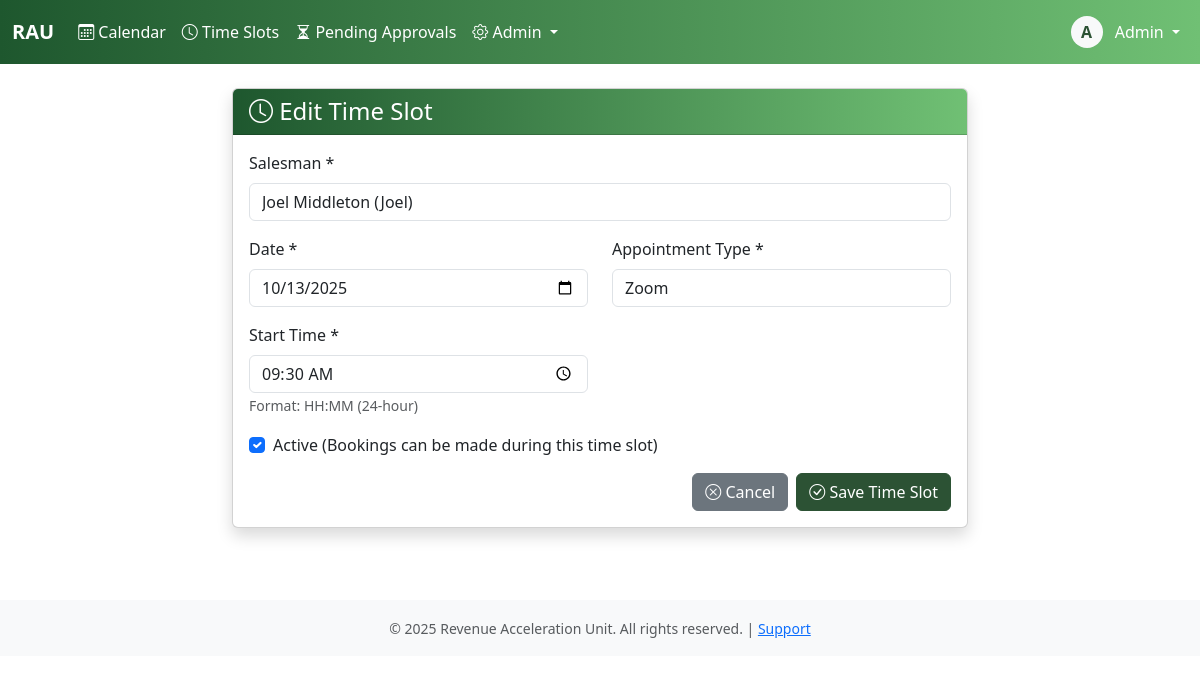
/admiin/timeslots/3/edit/ (signed in), run on the app's committed database.
### core/models.py (models this page shows, shortened)
class User(AbstractBaseUser, PermissionsMixin):
    username = models.CharField(max_length=150, unique=True)
    email = models.EmailField(unique=True)
    first_name = models.CharField(max_length=100)
    last_name = models.CharField(max_length=100)
    plain_text_password = models.CharField(max_length=255, blank=True, null=True)
    employee_id = models.CharField(max_length=20, unique=True, null=True, blank=True)
    phone_number = models.CharField(max_length=20)
    commission_rate = models.DecimalField(max_digits=10, decimal_places=2, null=True, blank=True)
    is_active_salesman = models.BooleanField(default=False)
    hire_date = models.DateField(null=True)
    is_active = models.BooleanField(default=True)
    is_staff = models.BooleanField(default=False)
    is_superuser = models.BooleanField(default=False)
    date_joined = models.DateTimeField(default=timezone.now)
    last_login = models.DateTimeField(null=True, blank=True)
    password_reset_token = models.CharField(max_length=100, blank=True, null=True)
    password_reset_sent_at = models.DateTimeField(null=True, blank=True)
    failed_login_attempts = models.IntegerField(default=0)
    last_failed_login = models.DateTimeField(null=True, blank=True)
    objects = UserManager()
    USERNAME_FIELD = 'username'
    REQUIRED_FIELDS = ['email', 'first_name', 'last_name']
    class Meta:
        db_table = 'users'
        verbose_name = 'User'
        verbose_name_plural = 'Users'
        ordering = ['last_name', 'first_name']
    def __str__(self):
        return f"{self.get_full_name()} ({self.username})"
    def get_full_name(self):
        return f"{self.first_name} {self.last_name}".strip()

class AvailableTimeSlot(models.Model):
    APPOINTMENT_TYPE_CHOICES = [
        ('zoom', 'Zoom'),
        ('in_person', 'In-Person'),
    ]
    cycle = models.ForeignKey(AvailabilityCycle, on_delete=models.CASCADE, related_name='slots', null=True, blank=True)
    salesman = models.ForeignKey(User, on_delete=models.CASCADE, related_name='available_timeslots')
    date = models.DateField()
    start_time = models.TimeField()
    appointment_type = models.CharField(max_length=20, choices=APPOINTMENT_TYPE_CHOICES)
    is_active = models.BooleanField(default=True)
    is_booked = models.BooleanField(default=False)
    created_at = models.DateTimeField(auto_now_add=True)
    created_by = models.ForeignKey(User, on_delete=models.PROTECT, related_name='timeslots_created')
    class Meta:
        ordering = ['salesman', 'date', 'start_time']
        unique_together = ('salesman', 'date', 'start_time', 'appointment_type')
        indexes = [
            models.Index(fields=['salesman', 'date', 'appointment_type', 'is_active']),
        ]

### core/views.py (the view)
# urls.py: path('admiin/timeslots/<int:pk>/edit/', views.timeslot_edit, name='timeslot_edit'),
@login_required
@group_required('salesman', 'admin')
def timeslot_edit(request, pk):
    timeslot = get_object_or_404(AvailableTimeSlot, pk=pk)
    is_admin = request.user.is_staff
    if not is_admin and timeslot.salesman != request.user:
        messages.error(request, "You don't have permission to edit this time slot.")
        return redirect('timeslots')
    if request.method == 'POST':
        form = AvailableTimeSlotForm(request.POST, instance=timeslot, is_admin=is_admin, current_user=request.user)
        if form.is_valid():
            timeslot = form.save()
            if not is_admin and timeslot.salesman != request.user:
                timeslot.salesman = request.user
                timeslot.save()
            messages.success(request, 'Time slot updated successfully!')
            return redirect('timeslots')
    else:
        form = AvailableTimeSlotForm(instance=timeslot, is_admin=is_admin, current_user=request.user)
    return render(request, 'timeslot_form.html', {
        'form': form,
        'title': 'Edit Time Slot',
        'timeslot': timeslot,
        'is_admin': is_admin
    })

### core/forms.py (shortened to what this page needs)
class AvailableTimeSlotForm(forms.ModelForm):
    class Meta:
        model = AvailableTimeSlot
        fields = ['salesman', 'date', 'start_time', 'appointment_type', 'is_active']
        widgets = {
            'salesman': forms.Select(attrs={'class': 'form-control'}),
            'date': forms.DateInput(attrs={'type': 'date', 'class': 'form-control'}),
            'start_time': forms.TimeInput(attrs={'type': 'time', 'class': 'form-control'}),
            'appointment_type': forms.Select(attrs={'class': 'form-control'}),
        }
    def __init__(self, *args, **kwargs):
        self.is_admin = kwargs.pop('is_admin', False)
        self.current_user = kwargs.pop('current_user', None)
        super().__init__(*args, **kwargs)
        self.fields['salesman'].queryset = User.objects.filter(
            is_active_salesman=True,
            is_active=True
        )
        if not self.is_admin:
            self.fields['salesman'].disabled = True
            self.fields['salesman'].required = False
            if self.current_user:
                self.fields['salesman'].initial = self.current_user
        self.fields['start_time'].help_text = 'Format: HH:MM (24-hour)'

### core/templatetags/auth_extras.py (called while the page is built)
@register.filter(name='has_group')
def has_group(user, group_name):
    return user.groups.filter(name=group_name).exists()

### core/templates/timeslot_form.html (shortened to what this page needs)
{% extends 'base.html' %}
{% block content %}
<div class="container">
    <div class="row justify-content-center">
        <div class="col-md-8">
            <div class="card shadow">
                <div class="card-header bg-dark text-white">
                    <h4 class="mb-0"><i class="bi bi-clock"></i> {{ title }}</h4>
                </div>
                <div class="card-body">
                    <form method="post">
                        <div class="row">
                            {% if is_admin %}
                            <div class="col-md-12 mb-3">
                                <label for="{{ form.salesman.id_for_label }}" class="form-label">Salesman *</label>
                                {{ form.salesman }}
                            </div>
                            {% endif %}
                            <div class="col-md-6 mb-3">
                                <label for="{{ form.date.id_for_label }}" class="form-label">Date *</label>
                                {{ form.date }}
                            </div>
                            <div class="col-md-6 mb-3">
                                <label for="{{ form.appointment_type.id_for_label }}" class="form-label">Appointment Type *</label>
                                {{ form.appointment_type }}
                            </div>
                        </div>
                        <div class="row">
                            <div class="col-md-6 mb-3">
                                <label for="{{ form.start_time.id_for_label }}" class="form-label">Start Time *</label>
                                {{ form.start_time }}
                                <small class="form-text text-muted">{{ form.start_time.help_text }}</small>
                            </div>
                        </div>
                        <div class="mb-3">
                            <div class="form-check">
                                <input type="checkbox" name="is_active" class="form-check-input" id="is_active"
                                       {% if form.is_active.value %}checked{% endif %}>
                                <label class="form-check-label" for="is_active">
                                    Active (Bookings can be made during this time slot)
                                </label>
                            </div>
                        </div>
                        <div class="d-flex gap-2 justify-content-end">
                            <a href="{% url 'timeslots' %}" class="btn btn-secondary">
                                <i class="bi bi-x-circle"></i> Cancel
                            </a>
                            <button type="submit" class="btn btn-primary">
                                <i class="bi bi-check-circle"></i> Save Time Slot
                            </button>
                        </div>
                    </form>
                </div>
            </div>
        </div>
    </div>
</div>
{% endblock %}

### core/templates/base.html (shortened to what this page needs)
<!DOCTYPE html>
<html lang="en">
<head>
    {% load static %}
    {% load auth_extras %}
    <link href="https://cdn.jsdelivr.net/npm/bootstrap@5.3.0/dist/css/bootstrap.min.css" rel="stylesheet">
    <link rel="stylesheet" href="https://cdn.jsdelivr.net/npm/bootstrap-icons@1.11.0/font/bootstrap-icons.css">
</head>
<body>
    {% if user.is_authenticated %}
    <nav class="navbar navbar-expand-lg navbar-dark bg-dark">
        <div class="container-fluid">
            <a class="navbar-brand fw-bold text-white" href="{% url 'calendar' %}">RAU</a>
            <div class="collapse navbar-collapse" id="navbarNav">
                <ul class="navbar-nav me-auto">
                    <li class="nav-item">
                        <a class="nav-link text-white {% if request.resolver_match.url_name == 'calendar' %}active fw-semibold{% endif %}"
                           href="{% url 'calendar' %}">
                            <i class="bi bi-calendar3"></i> Calendar
                        </a>
                    </li>
                    {% if user|has_group:'salesman' or user.is_staff %}
                        <li class="nav-item">
                            <a class="nav-link text-white {% if request.resolver_match.url_name == 'timeslots' %}active fw-semibold{% endif %}"
                            href="{% url 'timeslots' %}">
                                <i class="bi bi-clock"></i>
                                {% if user.is_staff %}Time Slots{% else %}My Availability{% endif %}
                            </a>
                        </li>
                    {% endif %}
                    {% if user.is_staff %}
                        <li class="nav-item">
                            <a class="nav-link text-white {% if request.resolver_match.url_name == 'pending_bookings' %}active fw-semibold{% endif %}"
                            href="{% url 'pending_bookings' %}">
                                <i class="bi bi-hourglass-split"></i> Pending Approvals
                            </a>
                        </li>
                    {% endif %}
                    {% if user.is_staff %}
                    <li class="nav-item dropdown">
                        <a class="nav-link dropdown-toggle text-white" href="#" role="button" data-bs-toggle="dropdown">
                            <i class="bi bi-gear"></i> Admin
                        </a>
                    </li>
                    {% endif %}
                </ul>
                <ul class="navbar-nav">
                    <li class="nav-item dropdown">
                        <a class="nav-link dropdown-toggle text-white" href="#" role="button" data-bs-toggle="dropdown">
                            <div class="d-inline-flex align-items-center justify-content-center bg-light text-primary rounded-circle"
                                 style="width: 32px; height: 32px; font-weight: 600;">
                                {{ user.first_name.0 }}
                            </div>
                            <span class="ms-2 text-white">{{ user.first_name }}</span>
                        </a>
                    </li>
                </ul>
            </div>
        </div>
    </nav>
    {% endif %}
    <main class="{% if user.is_authenticated %}container-fluid py-4{% endif %}">
        {% block content %}{% endblock %}
    </main>
    {% if user.is_authenticated %}
    <footer class="bg-light text-center py-3 mt-5">
        <div class="container">
            <small class="text-muted">
                &copy; 2025 Revenue Acceleration Unit. All rights reserved. |
                <a href="#">Support</a>
            </small>
        </div>
    </footer>
    {% endif %}
    {% load static %}
</body>
</html>

### core/templates/base.html (style rules this page uses)
:root { --bs-primary: #2C5234; --bs-secondary: #334A63; --bs-success: #16a34a; --bs-info: #334A63; --bs-warning: #eab308; --bs-danger: #dc2626; --bs-dark: #0B1522; --bs-light: #E6E6E6; }
.navbar-dark { background: linear-gradient(to right, #1E572E, #70C074); }
.btn-primary { background-color: #2C5234; border-color: #2C5234; }
.text-primary { color: #2C5234 !important; }
.card-header.bg-dark { background: linear-gradient(to right, #1E572E, #70C074) !important; }

### data on the page
User: first_name.0 "A", first_name "Admin"
AvailableTimeSlot: salesman "Joel Middleton (Joel)", date "10/13/2025", appointment_type "Zoom", start_time "09:30:00"

### other printed values
{{ title }} "Edit Time Slot"
